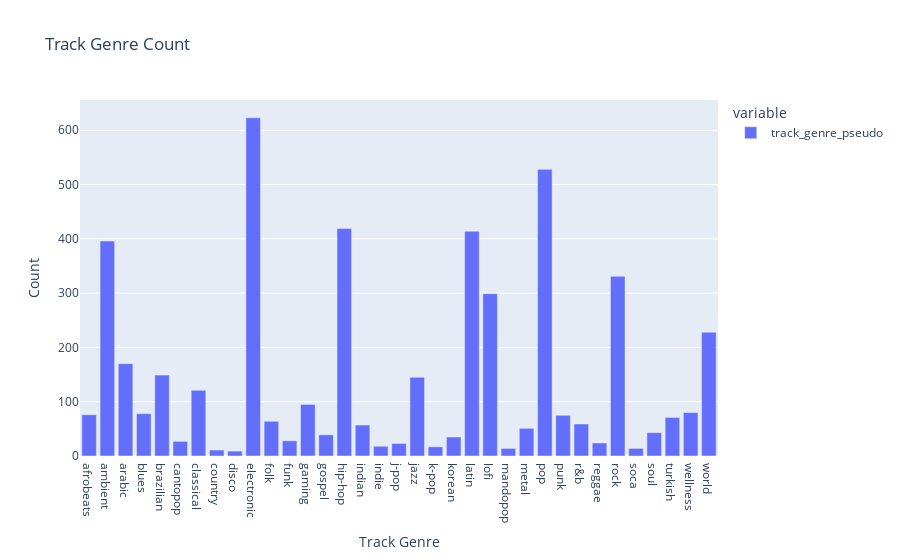

The cell this chart's notebook holds for it:
### Code cell
track_genre_count = df_total.groupby('track_genre_pseudo')['track_genre_pseudo'].count()
fig5 = px.bar(track_genre_count, labels = {'index': 'Track Genre', 'value': 'Count'},
              title = 'Track Genre Count')
fig5

### Figure 1 — Plotly figure (JSON) as saved in the notebook; plotly's stock layout.template omitted (floating-point values rounded to 4 significant figures)
{"data": [{"alignmentgroup": "True", "hovertemplate": "variable=track_genre_pseudo<br>Track Genre=%{x}<br>Count=%{y}<extra></extra>", "legendgroup": "track_genre_pseudo", "marker": {"color": "#636efa", "pattern": {"shape": ""}}, "name": "track_genre_pseudo", "offsetgroup": "track_genre_pseudo", "orientation": "v", "showlegend": true, "textposition": "auto", "type": "bar", "x": ["afrobeats", "ambient", "arabic", "blues", "brazilian", "cantopop", "classical", "country", "disco", "electronic", "folk", "funk", "gaming", "gospel", "hip-hop", "indian", "indie", "j-pop", "jazz", "k-pop", "korean", "latin", "lofi", "mandopop", "metal", "pop", "punk", "r&b", "reggae", "rock", "soca", "soul", "turkish", "wellness", "world"], "xaxis": "x", "y": [76, 396, 170, 78, 149, 27, 121, 11, 9, 623, 64, 28, 95, 39, 419, 57, 18, 23, 145, 17, 35, 414, 299, 14, 51, 528, 75, 59, 24, 331, 14, 43, 71, 80, 228], "yaxis": "y"}], "layout": {"barmode": "relative", "legend": {"title": {"text": "variable"}, "tracegroupgap": 0}, "title": {"text": "Track Genre Count"}, "xaxis": {"anchor": "y", "domain": [0, 1], "title": {"text": "Track Genre"}}, "yaxis": {"anchor": "x", "domain": [0, 1], "title": {"text": "Count"}}}}
